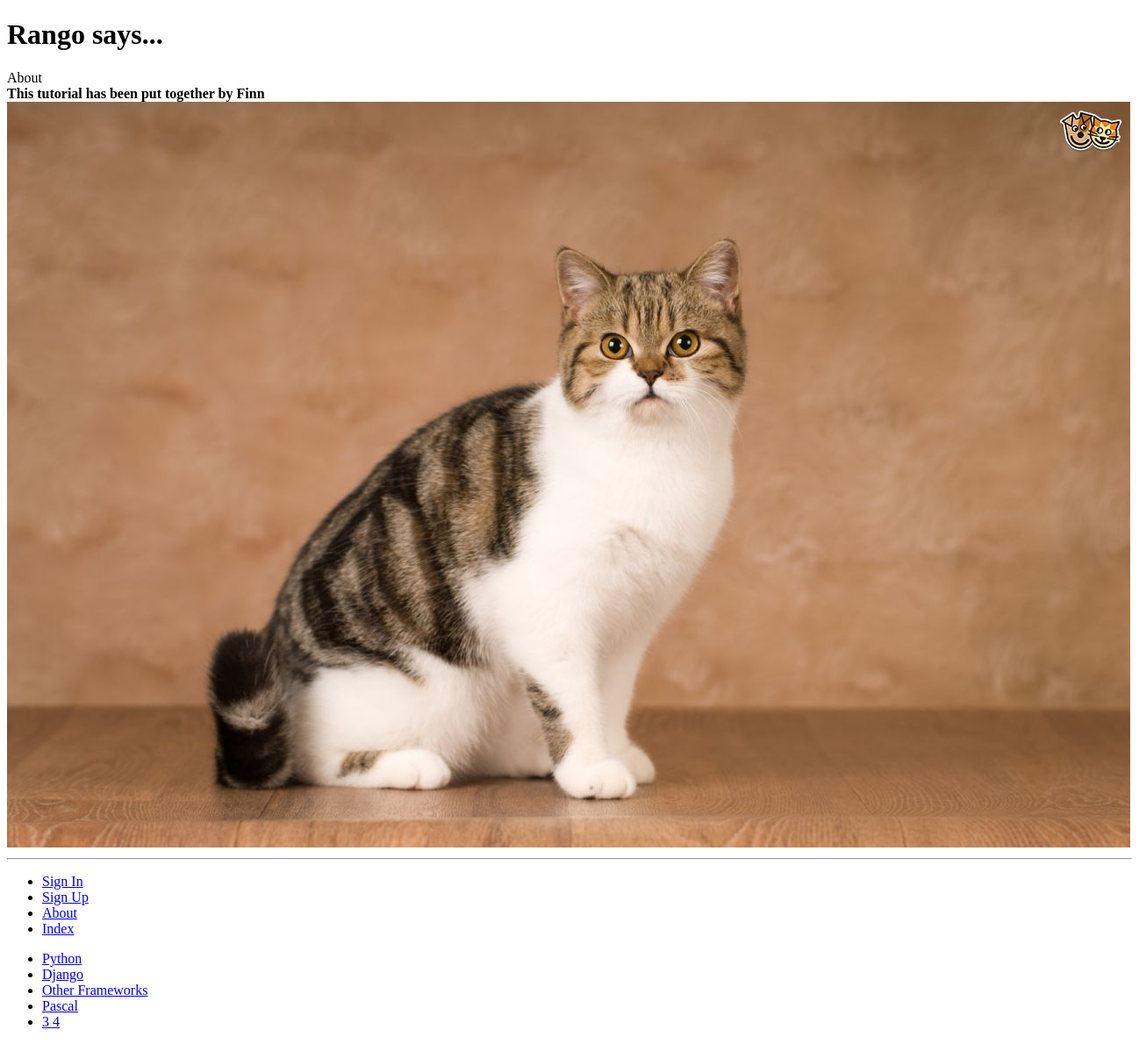
Page /rango/about/ on the earlier database version.
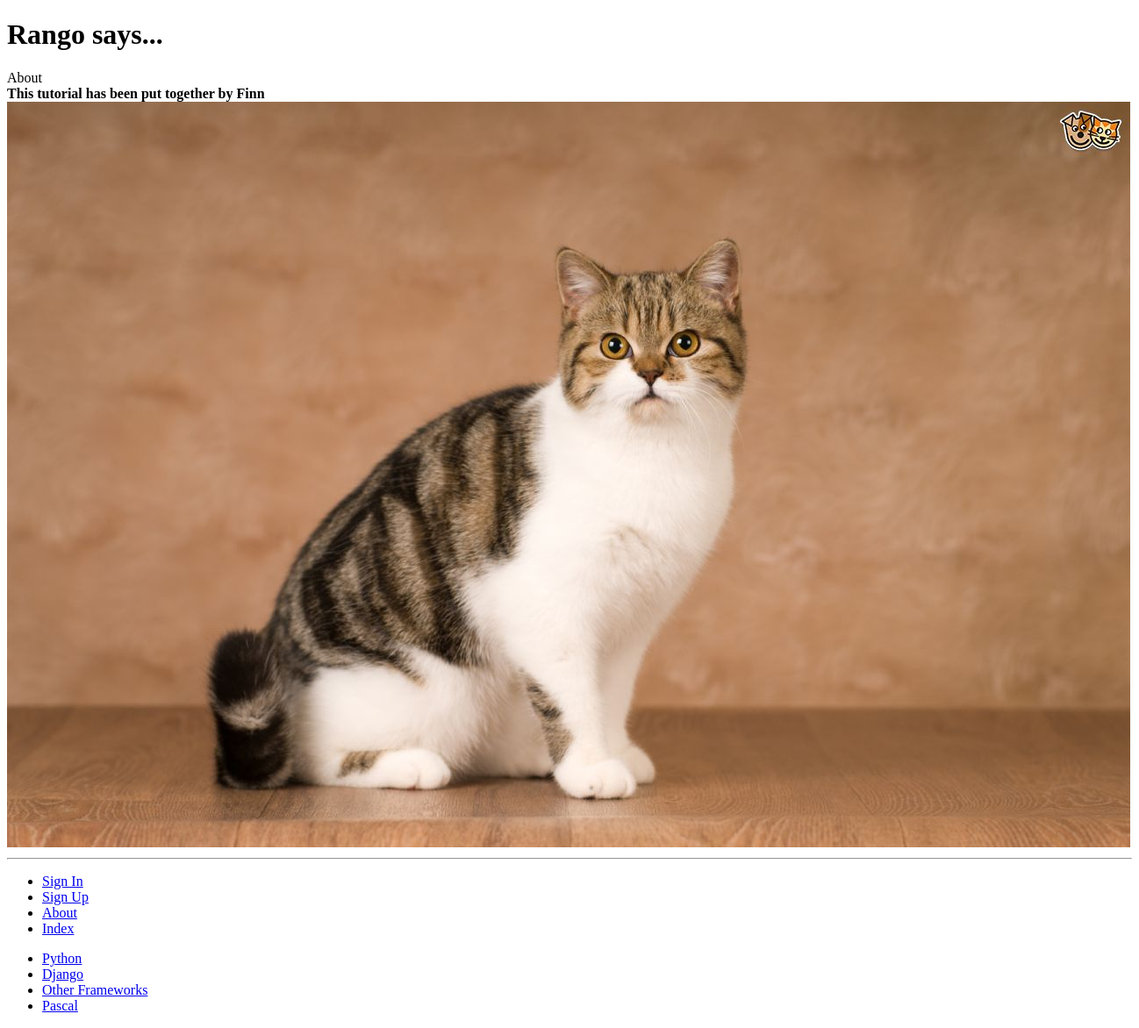
Same page on the later database version.
### rango/models.py (models this page shows, shortened)
class Category(models.Model):
    name = models.CharField(max_length=128, unique=True)
    views = models.IntegerField(default=0)
    likes = models.IntegerField(default=0)
    slug = models.SlugField(unique=True)
    class Meta:
        verbose_name_plural = 'categories'

### rango/views.py (the view)
# urls.py: url(r'about/$', views.about, name='about'),
def about(request):
    if request.session.test_cookie_worked():
        print("TEST COOKIE WORKED!")
        request.session.delete_test_cookie()
    context_dict = {'boldmessage' : "This tutorial has been put together by Finn"}
    return render(request, 'rango/about.html', context=context_dict)

### rango/templatetags/rango_template_tags.py (called while the page is built)
@register.inclusion_tag('rango/cats.html')
def get_category_list(cat=None):
    return{'cats': Category.objects.all(),
           'act_cat': cat}

### templates/rango/about.html (shortened to what this page needs)
{% extends 'rango/base.html' %}
{% load staticfiles %}
{% block body_block %}
    <h1>Rango says...</h1>
        <div>
            About <br />
            <strong>{{ boldmessage }}</strong><br />
        </div>
         <div>
            <img src="{{ MEDIA_URL}}cat.jpg" %}"/>
        </div>
{% endblock %}

### templates/rango/cats.html
<ul>
    {% for c in cats %}
        {% if c == act_cat %}
            <li>
                <strong>
                    <a href="{% url 'show_category' c.slug %}">{{ c.name }}</a>
                </strong>
            </li>
        {% else %}
            <li>
                <a href="{% url 'show_category' c.slug %}">{{ c.name }}</a>
            </li>
        {% endif %}
    {% endfor %}
</ul>

Differences in the rows shown:
removed Category: name "3 4"
